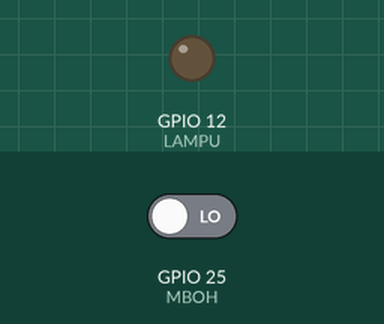
Simulated run of this sketch. Board: ESP32. On the bench: output pins drawn as LEDs (lit = HIGH). The test bench sets the inputs (shaded band); at power-on: GPIO 25 (MBOH) LOW.

Above: at 1.2 s.
1.3 s: GPIO 25 (MBOH) driven HIGH
At 1.7 s:
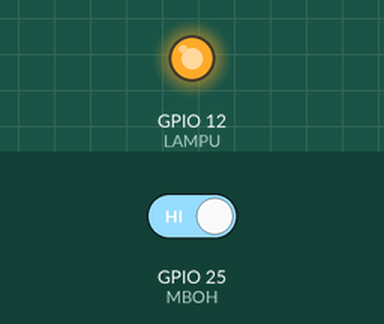
2.8 s: GPIO 25 (MBOH) driven LOW
At 4.0 s:
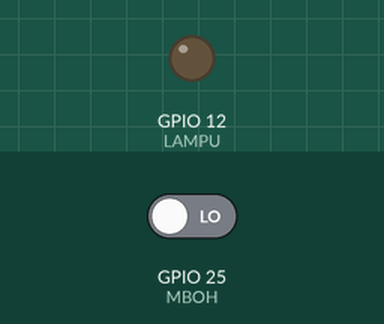
Timing chart, 0 to 5.8 s (numbered marks = the images above; inputs shaded):
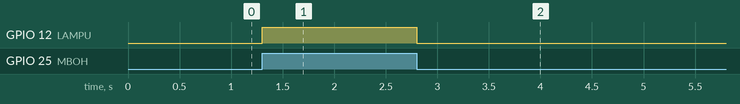

Measured:
- after the input at 1.3 s, GPIO 12 (LAMPU): LOW → HIGH at once
- after the input at 2.8 s, GPIO 12 (LAMPU): HIGH → LOW at once

The sketch:

ESP32_Lampu_Tombol.ino
```cpp
#define MBOH 25 // GPIO 25
#define LAMPU 12 // GPIO 12


int sinyal_digital;

void setup() {
  // put your setup code here, to run once:

  pinMode(MBOH, INPUT);
  pinMode(LAMPU, OUTPUT);

}

void loop() {
  // put your main code here, to run repeatedly:

  sinyal_digital = digitalRead(MBOH);

  if(sinyal_digital == HIGH){

    digitalWrite(LAMPU, HIGH);

  }else{

    digitalWrite(LAMPU, LOW);

  }

}
```
